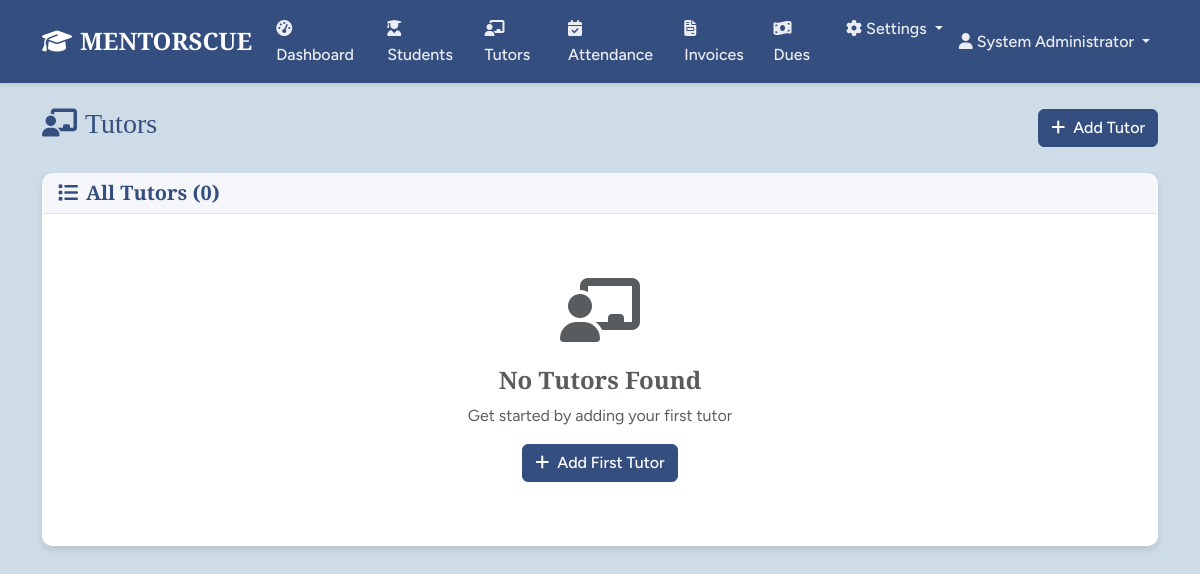
The page /tutors (signed in) on the database as committed earlier.
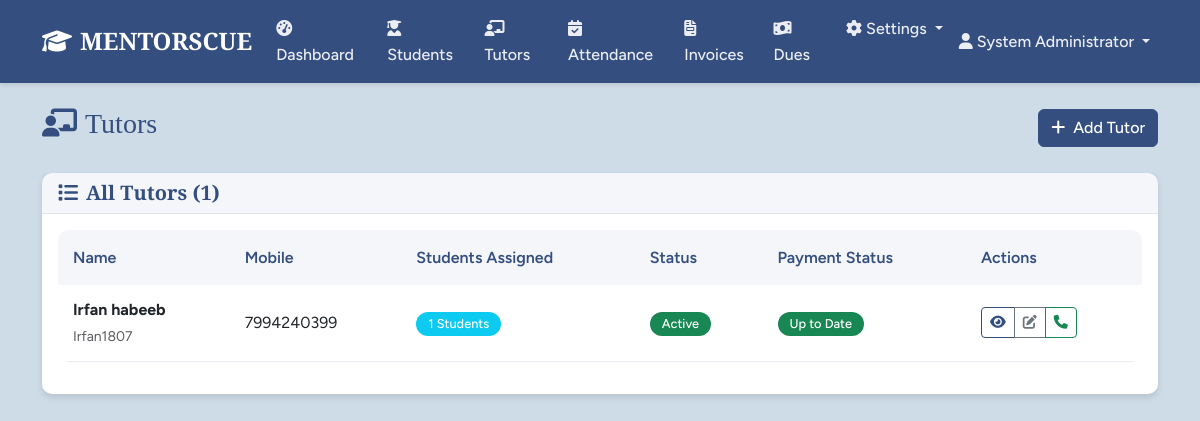
The same page on the database as committed later.
### models.py (models this page shows, shortened)
class Tutor(db.Model):
    id = db.Column(db.Integer, primary_key=True)
    user_id = db.Column(db.Integer, db.ForeignKey('user.id'), nullable=True)
    full_name = db.Column(db.String(120), nullable=False)
    date_of_birth = db.Column(db.Date, nullable=True)
    mobile = db.Column(db.String(20), nullable=False, unique=True)
    upi_id = db.Column(db.String(100), nullable=True)
    username = db.Column(db.String(80), nullable=False, unique=True)
    password = db.Column(db.String(20), nullable=False)  # Plain text for display
    billing_start_date = db.Column(db.Date, default=datetime.utcnow().date)
    status = db.Column(db.String(20), default='Active')  # Active, Inactive
    created_at = db.Column(db.DateTime, default=datetime.utcnow)
    attendance_records = db.relationship('Attendance', backref='tutor', lazy='dynamic')
    receipts = db.relationship('TutorReceipt', backref='tutor', lazy='dynamic')
    user = db.relationship('User', backref='tutor_profile', uselist=False)

### routes.py (the view)
@app.route('/tutors')
@login_required
@permission_required(Permission.VIEW_TUTORS)
def tutors_list():
    tutors = Tutor.query.all()
    return render_template('tutors_list.html', tutors=tutors)

### app.py (called while the page is built)
@login_manager.user_loader
def load_user(user_id):
    from models import User
    return User.query.get(int(user_id))

### models.py (called while the page is built)
    def has_role(self, role_name):
        return any(role.name == role_name for role in self.roles)

    def has_permission(self, permission):
        return any(role.has_permission(permission) for role in self.roles)

    def is_tutor_user(self):
        return self.has_role('Tutor')

    def has_permission(self, perm):
        return self.permissions & perm == perm

### routes.py (called while the page is built)
@app.context_processor
def inject_permissions():
    return dict(Permission=Permission, User=User, Role=Role, Student=Student, Tutor=Tutor,
                Attendance=Attendance, StudentInvoice=StudentInvoice,
                TutorReceipt=TutorReceipt, Announcement=Announcement, Settings=Settings,
                datetime=datetime, db=db, timedelta=timedelta)

### templates/tutors_list.html (shortened to what the changed rows need)
{% extends "base.html" %}
{% block content %}
<div class="container">
    <div class="row">
        <div class="col-12">
            <div class="d-flex justify-content-between align-items-center mb-4">
                <h1 class="h3 text-primary">
                    <i class="fas fa-chalkboard-teacher me-2"></i>Tutors
                </h1>
            </div>
        </div>
    </div>
    <div class="row">
        <div class="col-12">
            <div class="card">
                <div class="card-header">
                    <h5 class="card-title mb-0">
                        <i class="fas fa-list me-2"></i>All Tutors ({{ tutors|length }})
                    </h5>
                </div>
                <div class="card-body">
                    {% if tutors %}
                    <div class="table-responsive">
                        <table class="table table-hover">
                            <thead>
                                <tr>
                                    <th>Name</th>
                                    <th>Mobile</th>
                                    <th>Students Assigned</th>
                                    <th>Status</th>
                                    <th>Payment Status</th>
                                    <th>Actions</th>
                                </tr>
                            </thead>
                            <tbody>
                                {% for tutor in tutors %}
                                <tr onclick="window.location='{{ url_for('tutor_profile', id=tutor.id) }}'" style="cursor: pointer;">
                                    <td>
                                        <strong>{{ tutor.full_name }}</strong><br>
                                        <small class="text-muted">{{ tutor.username }}</small>
                                    </td>
                                    <td>{{ tutor.mobile }}</td>
                                    <td>
                                        <span class="badge bg-info">{{ tutor.students|length }} Students</span>
                                    </td>
                                    <td>
                                        {% if tutor.status == 'Active' %}
                                            <span class="badge bg-success">Active</span>
                                        {% else %}
                                            <span class="badge bg-secondary">Inactive</span>
                                        {% endif %}
                                    </td>
                                    <td>
                                        {% set pending_receipts = tutor.receipts.filter_by(status='Due').count() %}
                                        {% if pending_receipts > 0 %}
                                            <span class="badge bg-warning">{{ pending_receipts }} Due</span>
                                        {% else %}
                                            <span class="badge bg-success">Up to Date</span>
                                        {% endif %}
                                    </td>
                                    <td onclick="event.stopPropagation();">
                                        <div class="btn-group btn-group-sm">
                                            <a href="{{ url_for('tutor_profile', id=tutor.id) }}"
                                               class="btn btn-outline-primary" title="View Profile">
                                                <i class="fas fa-eye"></i>
                                            </a>
                                            {% if current_user.has_permission(Permission.EDIT_TUTORS) %}
                                            <a href="{{ url_for('edit_tutor', id=tutor.id) }}"
                                               class="btn btn-outline-secondary" title="Edit">
                                                <i class="fas fa-edit"></i>
                                            </a>
                                            {% endif %}
                                            <a href="tel:{{ tutor.mobile }}"
                                               class="btn btn-outline-success" title="Call">
                                                <i class="fas fa-phone"></i>
                                            </a>
                                        </div>
                                    </td>
                                </tr>
                                {% endfor %}
                            </tbody>
                        </table>
                    </div>
                    {% else %}
                    <div class="text-center py-5">
                        <i class="fas fa-chalkboard-teacher fa-4x text-muted mb-4"></i>
                        <h4 class="text-muted">No Tutors Found</h4>
                        <p class="text-muted">Get started by adding your first tutor</p>
                        {% if current_user.has_permission(Permission.ADD_TUTORS) %}
                        <a href="{{ url_for('add_tutor') }}" class="btn btn-primary">
                            <i class="fas fa-plus me-2"></i>Add First Tutor
                        </a>
                        {% endif %}
                    </div>
                    {% endif %}
                </div>
            </div>
        </div>
    </div>
</div>
{% endblock %}

Rows that differ between the two databases and show on the page:
added Tutor: full_name "Irfan habeeb", username "Irfan1807", mobile "7994240399", students|length "1", status "Active"
Other text that changed with them:
{{ tutors|length }}: "0" → "1"
text no longer shown: "No Tutors Found Get started by adding your first tutor Add First Tutor"
text now shown: "Name Mobile Students Assigned Status Payment Status Actions"
